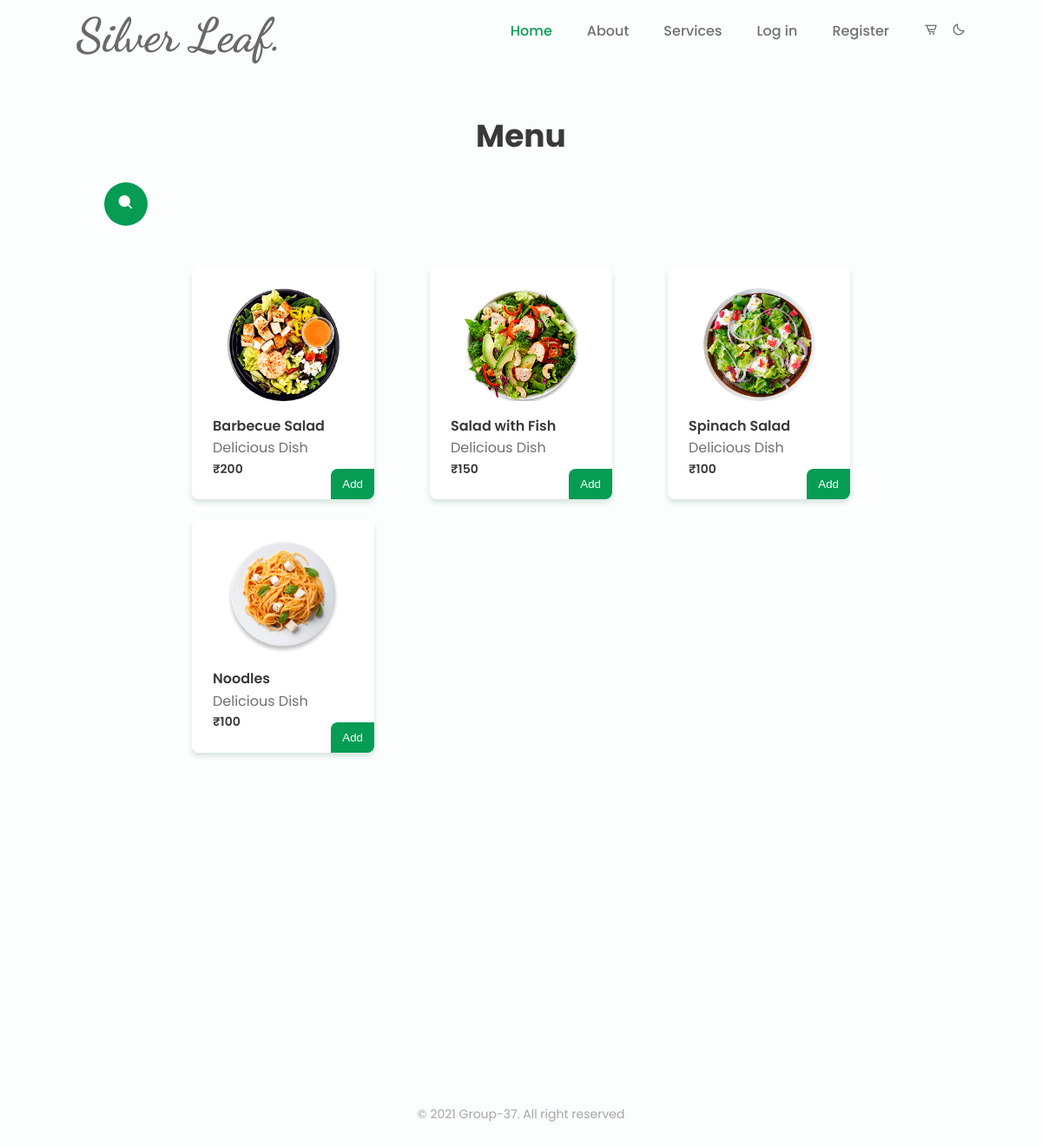
The page /menu on the database its author committed.
### restaurant/models.py (models this page shows, shortened)
class Item(db.Model):
    id = db.Column(db.Integer(), primary_key = True)
    name = db.Column(db.String(length = 30), nullable = False)
    description = db.Column(db.String(length = 50), nullable = False)
    price = db.Column(db.Integer(), nullable = False)
    owner = db.Column(db.Integer(), db.ForeignKey('user.id'))  #used to store info regarding user's ordered item
    source = db.Column(db.String(length = 30), nullable = False)

### restaurant/routes.py (the view, shortened to what this page needs)
@app.route('/menu', methods = ['GET', 'POST'])
def menu_page():
    add_form = AddForm()
    if request.method == 'GET':
        items = Item.query.all()
        return render_template('menu.html', items = items, add_form = add_form)

### restaurant/forms.py
class AddForm(FlaskForm):
    submit = SubmitField(label = 'Add')

### restaurant/templates/menu.html (shortened to what this page needs)
<!DOCTYPE html>
<html lang="en">
    <head>
        <link href='https://cdn.jsdelivr.net/npm/boxicons@2.0.5/css/boxicons.min.css' rel='stylesheet'>
        <link rel= "stylesheet" type= "text/css" href= "{{ url_for('static',filename='styles/css/styles.css') }}">
    </head>
    <body>
    <header class="l-header" id="header">
        <nav class="nav bd-container">
            <a href="#" class="nav__logo"><h1>Silver Leaf.</h1></a>
            <div class="nav__menu" id="nav-menu">
                <ul class="nav__list">
                    <li class="nav__item"><a href="{{ url_for('home_page' )}}" class="nav__link active-link">Home</a></li>
                    <li class="nav__item"><a href="index.html#about" class="nav__link">About</a></li>
                    <li class="nav__item"><a href="index.html#services" class="nav__link">Services</a></li>
                    {% if current_user.is_authenticated %}
                    <li class="nav__item"><a href="{{ url_for('logout') }}" class="nav__link">Log Out</a></li>
                    {% else %}
                    <li class="nav__item"><a href="{{ url_for('login_page') }}" class="nav__link">Log in</a></li>
                    <li class="nav__item"><a href="{{ url_for('login_page') }}" class="nav__link">Register</a></li>
                    {% endif %}
                    <li class="nav__item"><a href="{{ url_for('cart_page') }}" class="cart__button"><i class='bx bx-cart-alt'></i></a></li>
                    <li><i class='bx bx-moon change-theme' id="theme-button"></i></li>
                </ul>
            </div>
        </nav>
    </header>
<section class="menu section bd-container" id="menu">
    <h2 class="section-title">Menu</h2>
    <div class="search-box">
        <button class="btn-search"><i class='bx bxs-search'></i></button>
        <input type="text" class="input-search" placeholder="Search..">
      </div>
    <div class="menu__container bd-grid">
        {% for item in items %}
        <div class="menu__content">
            <img src="{{ url_for('static', filename = 'styles/img/'+item.source) }}" alt="" class="menu__img">
            <h3 class="menu__name">{{ item.name }}</h3>
            <span class = "menu_detail"> {{ item.description }} </span>
            <span class="menu__price">₹{{ item.price }}</span>
            <form method = 'POST'>
                {{ add_form.submit(class = 'button menu__button') }}
            </form>
        </div>
        {% endfor %}
    </div>
</section>
<footer class="footer section bd-container">
<div class="footer__container bd-grid">
</div>
<p class="footer__copy">&#169; 2021 Group-37. All right reserved</p>
</footer>
</body>
</html>

### rows shown on the page
Item: source (picture), name "Barbecue Salad", description "Delicious Dish", price "200"
Item: source (picture), name "Salad with Fish", description "Delicious Dish", price "150"
Item: source (picture), name "Spinach Salad", description "Delicious Dish", price "100"
Item: source (picture), name "Noodles", description "Delicious Dish", price "100"
